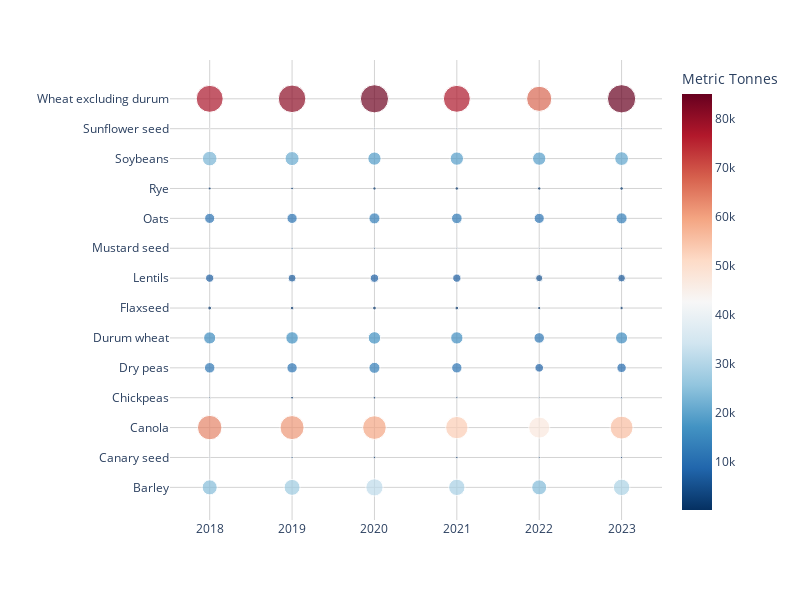

Here is the notebook cell this chart was saved with:
### Markdown cell above
- Diverging reversed

### Code cell
fig = px.scatter(
    df_grouped, y='Crop', x='Year', color='Metric_Tonnes', size='Metric_Tonnes',
    color_continuous_scale = px.colors.sequential.RdBu_r,
)
fig.update_layout(
        paper_bgcolor="white",
        plot_bgcolor="white",
    )
fig.update_yaxes(showgrid=True, gridwidth=1, gridcolor='LightGray')
fig.update_xaxes(showgrid=True, gridwidth=1, gridcolor='LightGray')
fig.update_coloraxes(colorbar=dict(title='Metric Tonnes'))
fig.update_yaxes(title="")
fig.update_xaxes(title='')
fig.update_layout(width=800, height=600)
fig.show()

### Figure 1 — Plotly figure (JSON) as saved in the notebook; plotly's stock layout.template omitted (floating-point values rounded to 4 significant figures)
{"data": [{"hovertemplate": "Year=%{x}<br>Crop=%{y}<br>Metric_Tonnes=%{marker.color}<extra></extra>", "legendgroup": "", "marker": {"color": [24160.0, 27140.0, 31510.0, 28470.0, 23960.0, 28870.0, 158.0, 491.0, 575.0, 577.0, 413.0, 430.0, 63640.0, 61360.0, 59310.0, 53220.0, 47190.0, 55720.0, 311.0, 874.0, 718.0, 519.0, 310.0, 398.0, 11800.0, 11400.0, 13070.0, 11430.0, 7911.0, 9455.0, 15710.0, 16590.0, 16600.0, 16170.0, 11850.0, 15620.0, 1602.0, 1470.0, 1550.0, 1493.0, 1147.0, 1219.0, 7308.0, 6766.0, 7632.0, 7330.0, 5489.0, 6273.0, 174.0, 483.0, 370.0, 260.0, 282.0, 495.0, 10900.0, 11100.0, 13030.0, 12050.0, 11020.0, 13090.0, 918.0, 805.0, 1154.0, 1348.0, 1264.0, 1398.0, 22850.0, 20980.0, 18650.0, 18940.0, 18990.0, 20070.0, 57.0, 177.0, 227.0, 277.0, 234.0, 260.0, 77400.0, 80790.0, 84170.0, 77120.0, 67320.0, 85000.0], "coloraxis": "coloraxis", "size": [24160.0, 27140.0, 31510.0, 28470.0, 23960.0, 28870.0, 158.0, 491.0, 575.0, 577.0, 413.0, 430.0, 63640.0, 61360.0, 59310.0, 53220.0, 47190.0, 55720.0, 311.0, 874.0, 718.0, 519.0, 310.0, 398.0, 11800.0, 11400.0, 13070.0, 11430.0, 7911.0, 9455.0, 15710.0, 16590.0, 16600.0, 16170.0, 11850.0, 15620.0, 1602.0, 1470.0, 1550.0, 1493.0, 1147.0, 1219.0, 7308.0, 6766.0, 7632.0, 7330.0, 5489.0, 6273.0, 174.0, 483.0, 370.0, 260.0, 282.0, 495.0, 10900.0, 11100.0, 13030.0, 12050.0, 11020.0, 13090.0, 918.0, 805.0, 1154.0, 1348.0, 1264.0, 1398.0, 22850.0, 20980.0, 18650.0, 18940.0, 18990.0, 20070.0, 57.0, 177.0, 227.0, 277.0, 234.0, 260.0, 77400.0, 80790.0, 84170.0, 77120.0, 67320.0, 85000.0], "sizemode": "area", "sizeref": 212.5, "symbol": "circle"}, "mode": "markers", "name": "", "orientation": "v", "showlegend": false, "type": "scatter", "x": ["2018", "2019", "2020", "2021", "2022", "2023", "2018", "2019", "2020", "2021", "2022", "2023", "2018", "2019", "2020", "2021", "2022", "2023", "2018", "2019", "2020", "2021", "2022", "2023", "2018", "2019", "2020", "2021", "2022", "2023", "2018", "2019", "2020", "2021", "2022", "2023", "2018", "2019", "2020", "2021", "2022", "2023", "2018", "2019", "2020", "2021", "2022", "2023", "2018", "2019", "2020", "2021", "2022", "2023", "2018", "2019", "2020", "2021", "2022", "2023", "2018", "2019", "2020", "2021", "2022", "2023", "2018", "2019", "2020", "2021", "2022", "2023", "2018", "2019", "2020", "2021", "2022", "2023", "2018", "2019", "2020", "2021", "2022", "2023"], "xaxis": "x", "y": ["Barley", "Barley", "Barley", "Barley", "Barley", "Barley", "Canary seed", "Canary seed", "Canary seed", "Canary seed", "Canary seed", "Canary seed", "Canola", "Canola", "Canola", "Canola", "Canola", "Canola", "Chickpeas", "Chickpeas", "Chickpeas", "Chickpeas", "Chickpeas", "Chickpeas", "Dry peas", "Dry peas", "Dry peas", "Dry peas", "Dry peas", "Dry peas", "Durum wheat", "Durum wheat", "Durum wheat", "Durum wheat", "Durum wheat", "Durum wheat", "Flaxseed", "Flaxseed", "Flaxseed", "Flaxseed", "Flaxseed", "Flaxseed", "Lentils", "Lentils", "Lentils", "Lentils", "Lentils", "Lentils", "Mustard seed", "Mustard seed", "Mustard seed", "Mustard seed", "Mustard seed", "Mustard seed", "Oats", "Oats", "Oats", "Oats", "Oats", "Oats", "Rye", "Rye", "Rye", "Rye", "Rye", "Rye", "Soybeans", "Soybeans", "Soybeans", "Soybeans", "Soybeans", "Soybeans", "Sunflower seed", "Sunflower seed", "Sunflower seed", "Sunflower seed", "Sunflower seed", "Sunflower seed", "Wheat excluding durum", "Wheat excluding durum", "Wheat excluding durum", "Wheat excluding durum", "Wheat excluding durum", "Wheat excluding durum"], "yaxis": "y"}], "layout": {"coloraxis": {"colorbar": {"title": {"text": "Metric Tonnes"}}, "colorscale": [[0, "rgb(5,48,97)"], [0.1, "rgb(33,102,172)"], [0.2, "rgb(67,147,195)"], [0.3, "rgb(146,197,222)"], [0.4, "rgb(209,229,240)"], [0.5, "rgb(247,247,247)"], [0.6, "rgb(253,219,199)"], [0.7, "rgb(244,165,130)"], [0.8, "rgb(214,96,77)"], [0.9, "rgb(178,24,43)"], [1, "rgb(103,0,31)"]]}, "height": 600, "legend": {"itemsizing": "constant", "tracegroupgap": 0}, "margin": {"t": 60}, "paper_bgcolor": "white", "plot_bgcolor": "white", "width": 800, "xaxis": {"anchor": "y", "domain": [0, 1], "gridcolor": "LightGray", "gridwidth": 1, "showgrid": true, "title": {"text": ""}}, "yaxis": {"anchor": "x", "domain": [0, 1], "gridcolor": "LightGray", "gridwidth": 1, "showgrid": true, "title": {"text": ""}}}}
